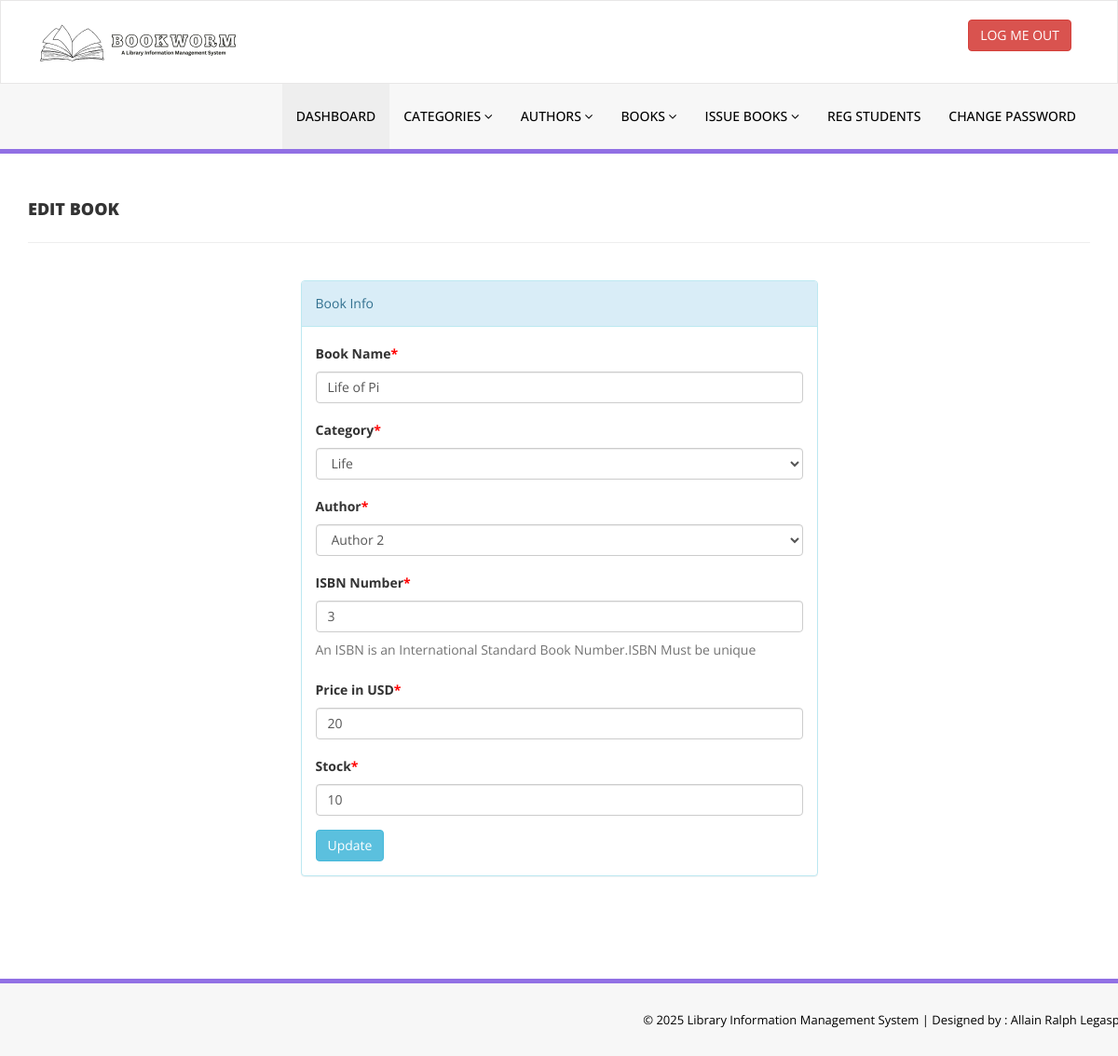
Screenshot of /Library_Management/admin/edit-book.php?bookid=3 (signed in) with the database file from the repository.
### tables this page shows
CREATE TABLE `tblbooks` (
  `id` int(11) NOT NULL,
  `BookName` varchar(255) DEFAULT NULL,
  `CatId` int(11) DEFAULT NULL,
  `AuthorId` int(11) DEFAULT NULL,
  `ISBNNumber` int(11) DEFAULT NULL,
  `BookPrice` int(11) DEFAULT NULL,
  `RegDate` timestamp NULL DEFAULT current_timestamp(),
  `UpdationDate` timestamp NULL DEFAULT NULL ON UPDATE current_timestamp(),
  `Stock` int(11) DEFAULT 0
);

CREATE TABLE `tblcategory` (
  `id` int(11) NOT NULL,
  `CategoryName` varchar(150) DEFAULT NULL,
  `Status` int(1) DEFAULT NULL,
  `CreationDate` timestamp NULL DEFAULT current_timestamp(),
  `UpdationDate` timestamp NULL DEFAULT '0000-00-00 00:00:00' ON UPDATE current_timestamp()
);

CREATE TABLE `tblauthors` (
  `id` int(11) NOT NULL,
  `AuthorName` varchar(159) DEFAULT NULL,
  `creationDate` timestamp NULL DEFAULT current_timestamp(),
  `UpdationDate` timestamp NULL DEFAULT NULL ON UPDATE current_timestamp()
);

### Library_Management/admin/edit-book.php (the view, shortened to what this page needs)
<?php
include('includes/config.php');
if (strlen($_SESSION['alogin']) == 0) {
    header('location:index.php');
} else {
    ?>
    <!DOCTYPE html>
    <html xmlns="http://www.w3.org/1999/xhtml">
    <head>
        <link href="assets/css/bootstrap.css" rel="stylesheet" />
        <link href="assets/css/font-awesome.css" rel="stylesheet" />
        <link href="assets/css/style.css" rel="stylesheet" />
    </head>
    <body>
        <?php include('includes/header.php'); ?>
        <div class="content-wrapper">
            <div class="container">
                <div class="row pad-botm">
                    <div class="col-md-12">
                        <h4 class="header-line">Edit Book</h4>
                    </div>
                </div>
                <div class="row">
                    <div class="col-md-6 col-sm-6 col-xs-12 col-md-offset-3"">
<div class=" panel panel-info">
                        <div class="panel-heading">
                            Book Info
                        </div>
                        <div class="panel-body">
                            <form role="form" method="post">
                                <?php
                                $bookid = intval($_GET['bookid']);
                                $sql = "SELECT tblbooks.BookName,tblcategory.CategoryName,tblcategory.id as cid,tblauthors.AuthorName,tblauthors.id as athrid,tblbooks.ISBNNumber,tblbooks.BookPrice,tblbooks.Stock,tblbooks.id as bookid from  tblbooks join tblcategory on tblcategory.id=tblbooks.CatId join tblauthors on tblauthors.id=tblbooks.AuthorId where tblbooks.id=:bookid";
                                $query = $dbh->prepare($sql);
                                $query->bindParam(':bookid', $bookid, PDO::PARAM_STR);
                                $query->execute();
                                $results = $query->fetchAll(PDO::FETCH_OBJ);
                                if ($query->rowCount() > 0) {
                                    foreach ($results as $result) { ?>
                                        <div class="form-group">
                                            <label>Book Name<span style="color:red;">*</span></label>
                                            <input class="form-control" type="text" name="bookname"
                                                value="<?php echo htmlentities($result->BookName); ?>" required />
                                        </div>
                                        <div class="form-group">
                                            <label> Category<span style="color:red;">*</span></label>
                                            <select class="form-control" name="category" required="required">
                                                <option value="<?php echo htmlentities($result->cid); ?>">
                                                    <?php echo htmlentities($catname = $result->CategoryName); ?></option>
                                            </select>
                                        </div>
                                        <div class="form-group">
                                            <label> Author<span style="color:red;">*</span></label>
                                            <select class="form-control" name="author" required="required">
                                                <option value="<?php echo htmlentities($result->athrid); ?>">
                                                    <?php echo htmlentities($athrname = $result->AuthorName); ?></option>
                                            </select>
                                        </div>
                                        <div class="form-group">
                                            <label>ISBN Number<span style="color:red;">*</span></label>
                                            <input class="form-control" type="text" name="isbn"
                                                value="<?php echo htmlentities($result->ISBNNumber); ?>" required="required" />
                                            <p class="help-block">An ISBN is an International Standard Book Number.ISBN Must be
                                                unique</p>
                                        </div>
                                        <div class="form-group">
                                            <label>Price in USD<span style="color:red;">*</span></label>
                                            <input class="form-control" type="text" name="price"
                                                value="<?php echo htmlentities($result->BookPrice); ?>" required="required" />
                                        </div>
                                        <div class="form-group">
                                            <label>Stock<span style="color:red;">*</span></label>
                                            <input class="form-control" type="number" name="stock"
                                                value="<?php echo htmlentities($result->Stock); ?>" required="required" />
                                        </div>
                                    <?php }
                                } ?>
                                <button type="submit" name="update" class="btn btn-info">Update </button>
                            </form>
                        </div>
                    </div>
                </div>
            </div>
        </div>
        </div>
        <?php include('includes/footer.php'); ?>
    </body>
    </html>
<?php } ?>

### Library_Management/admin/assets/css/style.css (style rules this page uses)
.content-wrapper { margin-top: 40px; min-height:800px; padding-bottom:90px; }
.header-line { font-weight:900; padding-bottom:25px; border-bottom:1px solid #eeeeee; text-transform:uppercase; }
.pad-botm { padding-bottom:30px; }

### rows the page displays
tblbooks: bookname "Life of Pi", category "Life", author "Author 2", isbn "3", price "20", stock "10"
